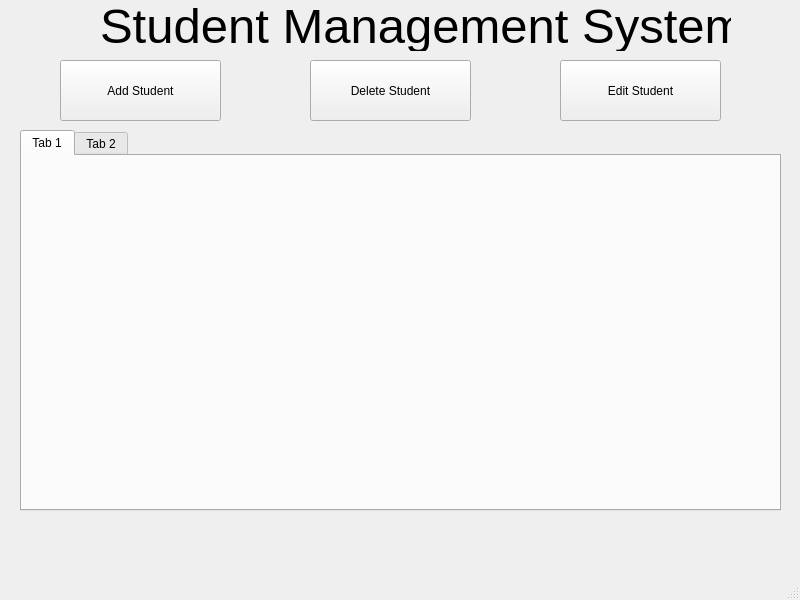
<?xml version="1.0" encoding="UTF-8"?>
<ui version="4.0">
 <class>MainWindow</class>
 <widget class="QMainWindow" name="MainWindow">
  <property name="geometry">
   <rect>
    <x>0</x>
    <y>0</y>
    <width>800</width>
    <height>600</height>
   </rect>
  </property>
  <property name="windowTitle">
   <string>MainWindow</string>
  </property>
  <widget class="QWidget" name="centralwidget">
   <widget class="QPushButton" name="pushButton">
    <property name="geometry">
     <rect>
      <x>60</x>
      <y>60</y>
      <width>161</width>
      <height>61</height>
     </rect>
    </property>
    <property name="text">
     <string>Add Student</string>
    </property>
   </widget>
   <widget class="QLabel" name="label">
    <property name="geometry">
     <rect>
      <x>100</x>
      <y>0</y>
      <width>631</width>
      <height>51</height>
     </rect>
    </property>
    <property name="font">
     <font>
      <pointsize>37</pointsize>
     </font>
    </property>
    <property name="text">
     <string>Student Management System</string>
    </property>
   </widget>
   <widget class="QPushButton" name="pushButton_2">
    <property name="geometry">
     <rect>
      <x>310</x>
      <y>60</y>
      <width>161</width>
      <height>61</height>
     </rect>
    </property>
    <property name="text">
     <string>Delete Student</string>
    </property>
   </widget>
   <widget class="QPushButton" name="pushButton_3">
    <property name="geometry">
     <rect>
      <x>560</x>
      <y>60</y>
      <width>161</width>
      <height>61</height>
     </rect>
    </property>
    <property name="text">
     <string>Edit Student</string>
    </property>
   </widget>
   <widget class="QTabWidget" name="tabWidget">
    <property name="geometry">
     <rect>
      <x>20</x>
      <y>130</y>
      <width>761</width>
      <height>381</height>
     </rect>
    </property>
    <property name="currentIndex">
     <number>0</number>
    </property>
    <widget class="QWidget" name="tab">
     <attribute name="title">
      <string>Tab 1</string>
     </attribute>
    </widget>
    <widget class="QWidget" name="tab_2">
     <attribute name="title">
      <string>Tab 2</string>
     </attribute>
    </widget>
   </widget>
  </widget>
  <widget class="QMenuBar" name="menubar">
   <property name="geometry">
    <rect>
     <x>0</x>
     <y>0</y>
     <width>800</width>
     <height>21</height>
    </rect>
   </property>
  </widget>
  <widget class="QStatusBar" name="statusbar"/>
 </widget>
 <resources/>
 <connections/>
</ui>
